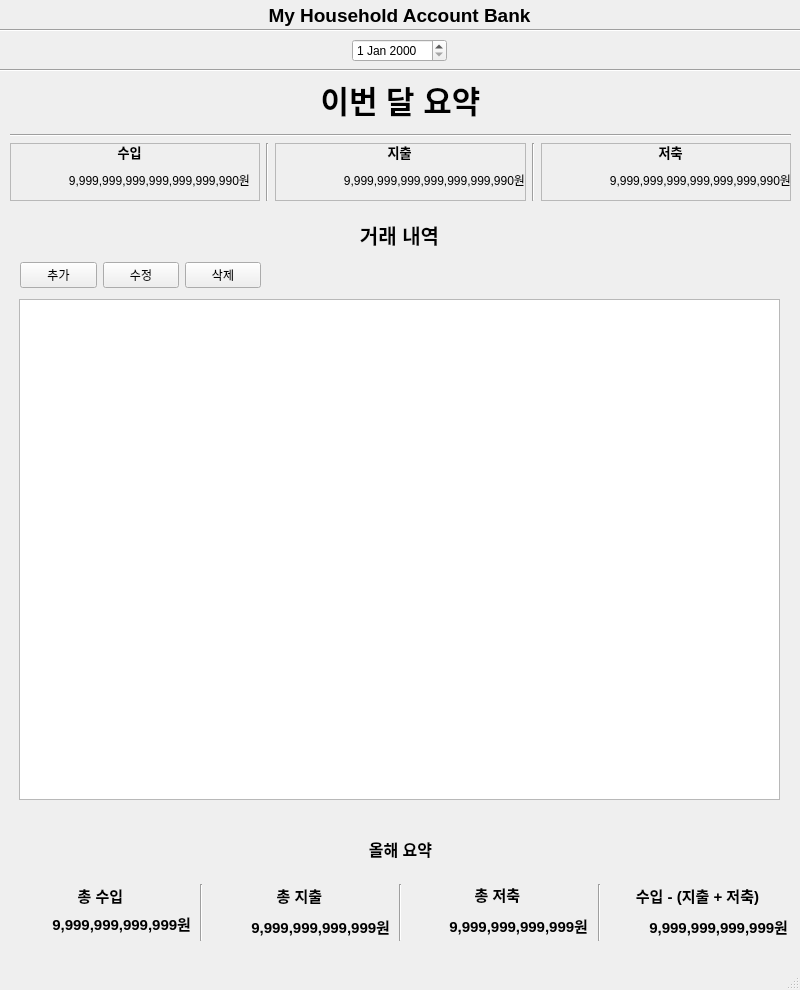
<?xml version="1.0" encoding="UTF-8"?>
<ui version="4.0">
 <class>MainWindow</class>
 <widget class="QMainWindow" name="MainWindow">
  <property name="geometry">
   <rect>
    <x>0</x>
    <y>0</y>
    <width>800</width>
    <height>990</height>
   </rect>
  </property>
  <property name="windowTitle">
   <string>MainWindow</string>
  </property>
  <widget class="QWidget" name="centralwidget">
   <widget class="QWidget" name="verticalLayoutWidget">
    <property name="geometry">
     <rect>
      <x>9</x>
      <y>0</y>
      <width>781</width>
      <height>31</height>
     </rect>
    </property>
    <layout class="QVBoxLayout" name="TitleLayout">
     <item>
      <widget class="QLabel" name="label">
       <property name="font">
        <font>
         <pointsize>14</pointsize>
         <bold>true</bold>
        </font>
       </property>
       <property name="text">
        <string>My Household Account Bank</string>
       </property>
       <property name="alignment">
        <set>Qt::AlignmentFlag::AlignCenter</set>
       </property>
      </widget>
     </item>
    </layout>
   </widget>
   <widget class="Line" name="line">
    <property name="geometry">
     <rect>
      <x>-20</x>
      <y>20</y>
      <width>851</width>
      <height>20</height>
     </rect>
    </property>
    <property name="orientation">
     <enum>Qt::Orientation::Horizontal</enum>
    </property>
   </widget>
   <widget class="Line" name="line_2">
    <property name="geometry">
     <rect>
      <x>-140</x>
      <y>60</y>
      <width>1051</width>
      <height>20</height>
     </rect>
    </property>
    <property name="orientation">
     <enum>Qt::Orientation::Horizontal</enum>
    </property>
   </widget>
   <widget class="QWidget" name="horizontalLayoutWidget">
    <property name="geometry">
     <rect>
      <x>9</x>
      <y>30</y>
      <width>781</width>
      <height>41</height>
     </rect>
    </property>
    <layout class="QHBoxLayout" name="horizontalLayout">
     <item>
      <spacer name="horizontalSpacer">
       <property name="orientation">
        <enum>Qt::Orientation::Horizontal</enum>
       </property>
       <property name="sizeHint" stdset="0">
        <size>
         <width>40</width>
         <height>20</height>
        </size>
       </property>
      </spacer>
     </item>
     <item>
      <widget class="QDateEdit" name="dateEdit"/>
     </item>
     <item>
      <spacer name="horizontalSpacer_2">
       <property name="orientation">
        <enum>Qt::Orientation::Horizontal</enum>
       </property>
       <property name="sizeHint" stdset="0">
        <size>
         <width>40</width>
         <height>20</height>
        </size>
       </property>
      </spacer>
     </item>
    </layout>
   </widget>
   <widget class="QWidget" name="gridLayoutWidget">
    <property name="geometry">
     <rect>
      <x>10</x>
      <y>70</y>
      <width>781</width>
      <height>131</height>
     </rect>
    </property>
    <layout class="QGridLayout" name="MonthlySummaryLayout">
     <item row="0" column="0">
      <layout class="QVBoxLayout" name="MonthlyTitle">
       <item>
        <widget class="QLabel" name="label_10">
         <property name="font">
          <font>
           <pointsize>23</pointsize>
           <italic>false</italic>
           <bold>true</bold>
          </font>
         </property>
         <property name="text">
          <string>이번 달 요약</string>
         </property>
         <property name="alignment">
          <set>Qt::AlignmentFlag::AlignCenter</set>
         </property>
        </widget>
       </item>
      </layout>
     </item>
     <item row="2" column="0">
      <layout class="QHBoxLayout" name="MonthlySummaryCardLayout">
       <item>
        <widget class="QFrame" name="FrameIncome">
         <property name="frameShape">
          <enum>QFrame::Shape::StyledPanel</enum>
         </property>
         <property name="frameShadow">
          <enum>QFrame::Shadow::Raised</enum>
         </property>
         <widget class="QWidget" name="verticalLayoutWidget_3">
          <property name="geometry">
           <rect>
            <x>-1</x>
            <y>-1</y>
            <width>241</width>
            <height>47</height>
           </rect>
          </property>
          <layout class="QVBoxLayout" name="verticalLayout_2">
           <item>
            <widget class="QLabel" name="label_2">
             <property name="font">
              <font>
               <pointsize>10</pointsize>
               <bold>true</bold>
              </font>
             </property>
             <property name="text">
              <string>수입</string>
             </property>
             <property name="alignment">
              <set>Qt::AlignmentFlag::AlignCenter</set>
             </property>
            </widget>
           </item>
           <item>
            <spacer name="verticalSpacer">
             <property name="orientation">
              <enum>Qt::Orientation::Vertical</enum>
             </property>
             <property name="sizeHint" stdset="0">
              <size>
               <width>20</width>
               <height>40</height>
              </size>
             </property>
            </spacer>
           </item>
           <item>
            <widget class="QLabel" name="LabelMonthlyIncome">
             <property name="text">
              <string>9,999,999,999,999,999,999,990원</string>
             </property>
             <property name="alignment">
              <set>Qt::AlignmentFlag::AlignRight|Qt::AlignmentFlag::AlignTrailing|Qt::AlignmentFlag::AlignVCenter</set>
             </property>
            </widget>
           </item>
          </layout>
         </widget>
        </widget>
       </item>
       <item>
        <widget class="Line" name="line_4">
         <property name="orientation">
          <enum>Qt::Orientation::Vertical</enum>
         </property>
        </widget>
       </item>
       <item>
        <widget class="QFrame" name="FrameExpense">
         <property name="frameShape">
          <enum>QFrame::Shape::StyledPanel</enum>
         </property>
         <property name="frameShadow">
          <enum>QFrame::Shadow::Raised</enum>
         </property>
         <widget class="QWidget" name="verticalLayoutWidget_4">
          <property name="geometry">
           <rect>
            <x>-1</x>
            <y>-1</y>
            <width>251</width>
            <height>47</height>
           </rect>
          </property>
          <layout class="QVBoxLayout" name="verticalLayout_3">
           <item>
            <widget class="QLabel" name="label_6">
             <property name="font">
              <font>
               <pointsize>10</pointsize>
               <bold>true</bold>
              </font>
             </property>
             <property name="text">
              <string>지출</string>
             </property>
             <property name="alignment">
              <set>Qt::AlignmentFlag::AlignCenter</set>
             </property>
            </widget>
           </item>
           <item>
            <spacer name="verticalSpacer_2">
             <property name="orientation">
              <enum>Qt::Orientation::Vertical</enum>
             </property>
             <property name="sizeHint" stdset="0">
              <size>
               <width>20</width>
               <height>40</height>
              </size>
             </property>
            </spacer>
           </item>
           <item>
            <widget class="QLabel" name="LabelMonthlyExpense">
             <property name="text">
              <string>9,999,999,999,999,999,999,990원</string>
             </property>
             <property name="alignment">
              <set>Qt::AlignmentFlag::AlignRight|Qt::AlignmentFlag::AlignTrailing|Qt::AlignmentFlag::AlignVCenter</set>
             </property>
            </widget>
           </item>
          </layout>
         </widget>
        </widget>
       </item>
       <item>
        <widget class="Line" name="line_5">
         <property name="orientation">
          <enum>Qt::Orientation::Vertical</enum>
         </property>
        </widget>
       </item>
       <item>
        <widget class="QFrame" name="FrameSaving">
         <property name="frameShape">
          <enum>QFrame::Shape::StyledPanel</enum>
         </property>
         <property name="frameShadow">
          <enum>QFrame::Shadow::Raised</enum>
         </property>
         <widget class="QWidget" name="verticalLayoutWidget_5">
          <property name="geometry">
           <rect>
            <x>9</x>
            <y>-1</y>
            <width>241</width>
            <height>47</height>
           </rect>
          </property>
          <layout class="QVBoxLayout" name="verticalLayout_4">
           <item>
            <widget class="QLabel" name="label_8">
             <property name="font">
              <font>
               <pointsize>10</pointsize>
               <bold>true</bold>
              </font>
             </property>
             <property name="text">
              <string>저축</string>
             </property>
             <property name="alignment">
              <set>Qt::AlignmentFlag::AlignCenter</set>
             </property>
            </widget>
           </item>
           <item>
            <spacer name="verticalSpacer_3">
             <property name="orientation">
              <enum>Qt::Orientation::Vertical</enum>
             </property>
             <property name="sizeHint" stdset="0">
              <size>
               <width>20</width>
               <height>40</height>
              </size>
             </property>
            </spacer>
           </item>
           <item>
            <widget class="QLabel" name="LabelMonthlySaving">
             <property name="text">
              <string>9,999,999,999,999,999,999,990원</string>
             </property>
             <property name="alignment">
              <set>Qt::AlignmentFlag::AlignRight|Qt::AlignmentFlag::AlignTrailing|Qt::AlignmentFlag::AlignVCenter</set>
             </property>
            </widget>
           </item>
          </layout>
         </widget>
        </widget>
       </item>
      </layout>
     </item>
     <item row="1" column="0">
      <widget class="Line" name="line_3">
       <property name="orientation">
        <enum>Qt::Orientation::Horizontal</enum>
       </property>
      </widget>
     </item>
    </layout>
   </widget>
   <widget class="QWidget" name="gridLayoutWidget_2">
    <property name="geometry">
     <rect>
      <x>10</x>
      <y>210</y>
      <width>781</width>
      <height>601</height>
     </rect>
    </property>
    <layout class="QGridLayout" name="DetailsLayout">
     <item row="0" column="0">
      <widget class="QWidget" name="widget_5" native="true">
       <widget class="QWidget" name="verticalLayoutWidget_11">
        <property name="geometry">
         <rect>
          <x>9</x>
          <y>9</y>
          <width>761</width>
          <height>31</height>
         </rect>
        </property>
        <layout class="QVBoxLayout" name="verticalLayout_9">
         <item>
          <widget class="QLabel" name="label_3">
           <property name="font">
            <font>
             <pointsize>15</pointsize>
             <bold>true</bold>
            </font>
           </property>
           <property name="text">
            <string>거래 내역</string>
           </property>
           <property name="alignment">
            <set>Qt::AlignmentFlag::AlignCenter</set>
           </property>
          </widget>
         </item>
        </layout>
       </widget>
       <widget class="QWidget" name="verticalLayoutWidget_13">
        <property name="geometry">
         <rect>
          <x>9</x>
          <y>89</y>
          <width>761</width>
          <height>501</height>
         </rect>
        </property>
        <layout class="QVBoxLayout" name="verticalLayout_11">
         <item>
          <widget class="QTableView" name="tableMonthlyDetails"/>
         </item>
        </layout>
       </widget>
       <widget class="QWidget" name="horizontalLayoutWidget_3">
        <property name="geometry">
         <rect>
          <x>10</x>
          <y>50</y>
          <width>241</width>
          <height>31</height>
         </rect>
        </property>
        <layout class="QHBoxLayout" name="horizontalLayout_4">
         <item>
          <widget class="QPushButton" name="ButtonDetailsInsert">
           <property name="text">
            <string>추가</string>
           </property>
          </widget>
         </item>
         <item>
          <widget class="QPushButton" name="ButtonDetailsUpdate">
           <property name="text">
            <string>수정</string>
           </property>
          </widget>
         </item>
         <item>
          <widget class="QPushButton" name="ButtonDetailsDelete">
           <property name="text">
            <string>삭제</string>
           </property>
          </widget>
         </item>
        </layout>
       </widget>
      </widget>
     </item>
    </layout>
   </widget>
   <widget class="QWidget" name="gridLayoutWidget_3">
    <property name="geometry">
     <rect>
      <x>10</x>
      <y>820</y>
      <width>781</width>
      <height>121</height>
     </rect>
    </property>
    <layout class="QGridLayout" name="YearlySummaryLayout">
     <item row="1" column="0">
      <layout class="QGridLayout" name="gridLayout_3">
       <item row="0" column="0">
        <layout class="QVBoxLayout" name="verticalLayout">
         <item>
          <widget class="QLabel" name="label_4">
           <property name="font">
            <font>
             <pointsize>12</pointsize>
             <bold>true</bold>
            </font>
           </property>
           <property name="text">
            <string>올해 요약</string>
           </property>
           <property name="alignment">
            <set>Qt::AlignmentFlag::AlignCenter</set>
           </property>
          </widget>
         </item>
        </layout>
       </item>
      </layout>
     </item>
     <item row="2" column="0">
      <layout class="QGridLayout" name="gridLayout_4">
       <item row="0" column="2">
        <widget class="QWidget" name="widget_2" native="true">
         <widget class="QWidget" name="verticalLayoutWidget_8">
          <property name="geometry">
           <rect>
            <x>0</x>
            <y>0</y>
            <width>181</width>
            <height>54</height>
           </rect>
          </property>
          <layout class="QVBoxLayout" name="verticalLayout_6">
           <item>
            <widget class="QLabel" name="label_9">
             <property name="font">
              <font>
               <pointsize>11</pointsize>
               <bold>true</bold>
              </font>
             </property>
             <property name="text">
              <string>총 지출</string>
             </property>
             <property name="alignment">
              <set>Qt::AlignmentFlag::AlignCenter</set>
             </property>
            </widget>
           </item>
           <item>
            <spacer name="verticalSpacer_5">
             <property name="orientation">
              <enum>Qt::Orientation::Vertical</enum>
             </property>
             <property name="sizeHint" stdset="0">
              <size>
               <width>20</width>
               <height>40</height>
              </size>
             </property>
            </spacer>
           </item>
           <item>
            <widget class="QLabel" name="LabelYearlyExpense">
             <property name="font">
              <font>
               <pointsize>11</pointsize>
               <bold>true</bold>
              </font>
             </property>
             <property name="text">
              <string>9,999,999,999,999원</string>
             </property>
             <property name="alignment">
              <set>Qt::AlignmentFlag::AlignRight|Qt::AlignmentFlag::AlignTrailing|Qt::AlignmentFlag::AlignVCenter</set>
             </property>
            </widget>
           </item>
          </layout>
         </widget>
        </widget>
       </item>
       <item row="0" column="1">
        <widget class="Line" name="line_6">
         <property name="orientation">
          <enum>Qt::Orientation::Vertical</enum>
         </property>
        </widget>
       </item>
       <item row="0" column="3">
        <widget class="Line" name="line_7">
         <property name="orientation">
          <enum>Qt::Orientation::Vertical</enum>
         </property>
        </widget>
       </item>
       <item row="0" column="0">
        <widget class="QWidget" name="widget" native="true">
         <widget class="QWidget" name="verticalLayoutWidget_7">
          <property name="geometry">
           <rect>
            <x>0</x>
            <y>0</y>
            <width>181</width>
            <height>51</height>
           </rect>
          </property>
          <layout class="QVBoxLayout" name="verticalLayout_5">
           <property name="spacing">
            <number>0</number>
           </property>
           <item>
            <widget class="QLabel" name="label_5">
             <property name="font">
              <font>
               <pointsize>11</pointsize>
               <bold>true</bold>
              </font>
             </property>
             <property name="text">
              <string>총 수입</string>
             </property>
             <property name="alignment">
              <set>Qt::AlignmentFlag::AlignCenter</set>
             </property>
            </widget>
           </item>
           <item>
            <spacer name="verticalSpacer_4">
             <property name="orientation">
              <enum>Qt::Orientation::Vertical</enum>
             </property>
             <property name="sizeHint" stdset="0">
              <size>
               <width>20</width>
               <height>40</height>
              </size>
             </property>
            </spacer>
           </item>
           <item>
            <widget class="QLabel" name="LabelYearlyIncome">
             <property name="font">
              <font>
               <pointsize>11</pointsize>
               <bold>true</bold>
              </font>
             </property>
             <property name="text">
              <string>9,999,999,999,999원</string>
             </property>
             <property name="alignment">
              <set>Qt::AlignmentFlag::AlignRight|Qt::AlignmentFlag::AlignTrailing|Qt::AlignmentFlag::AlignVCenter</set>
             </property>
            </widget>
           </item>
          </layout>
         </widget>
        </widget>
       </item>
       <item row="0" column="6">
        <widget class="QWidget" name="widget_4" native="true">
         <widget class="QWidget" name="verticalLayoutWidget_10">
          <property name="geometry">
           <rect>
            <x>0</x>
            <y>0</y>
            <width>181</width>
            <height>54</height>
           </rect>
          </property>
          <layout class="QVBoxLayout" name="verticalLayout_8">
           <item>
            <widget class="QLabel" name="label_14">
             <property name="font">
              <font>
               <pointsize>11</pointsize>
               <bold>true</bold>
              </font>
             </property>
             <property name="text">
              <string>수입 - (지출 + 저축)</string>
             </property>
             <property name="alignment">
              <set>Qt::AlignmentFlag::AlignCenter</set>
             </property>
            </widget>
           </item>
           <item>
            <spacer name="verticalSpacer_7">
             <property name="orientation">
              <enum>Qt::Orientation::Vertical</enum>
             </property>
             <property name="sizeHint" stdset="0">
              <size>
               <width>20</width>
               <height>40</height>
              </size>
             </property>
            </spacer>
           </item>
           <item>
            <widget class="QLabel" name="LabelYearlyResult">
             <property name="font">
              <font>
               <pointsize>11</pointsize>
               <bold>true</bold>
              </font>
             </property>
             <property name="text">
              <string>9,999,999,999,999원</string>
             </property>
             <property name="alignment">
              <set>Qt::AlignmentFlag::AlignRight|Qt::AlignmentFlag::AlignTrailing|Qt::AlignmentFlag::AlignVCenter</set>
             </property>
            </widget>
           </item>
          </layout>
         </widget>
        </widget>
       </item>
       <item row="0" column="4">
        <widget class="QWidget" name="widget_3" native="true">
         <widget class="QWidget" name="verticalLayoutWidget_9">
          <property name="geometry">
           <rect>
            <x>-1</x>
            <y>-1</y>
            <width>181</width>
            <height>54</height>
           </rect>
          </property>
          <layout class="QVBoxLayout" name="verticalLayout_7">
           <item>
            <widget class="QLabel" name="label_12">
             <property name="font">
              <font>
               <pointsize>11</pointsize>
               <bold>true</bold>
              </font>
             </property>
             <property name="text">
              <string>총 저축</string>
             </property>
             <property name="alignment">
              <set>Qt::AlignmentFlag::AlignCenter</set>
             </property>
            </widget>
           </item>
           <item>
            <spacer name="verticalSpacer_6">
             <property name="orientation">
              <enum>Qt::Orientation::Vertical</enum>
             </property>
             <property name="sizeHint" stdset="0">
              <size>
               <width>20</width>
               <height>40</height>
              </size>
             </property>
            </spacer>
           </item>
           <item>
            <widget class="QLabel" name="LabelYearlySaving">
             <property name="font">
              <font>
               <pointsize>11</pointsize>
               <bold>true</bold>
              </font>
             </property>
             <property name="text">
              <string>9,999,999,999,999원</string>
             </property>
             <property name="alignment">
              <set>Qt::AlignmentFlag::AlignRight|Qt::AlignmentFlag::AlignTrailing|Qt::AlignmentFlag::AlignVCenter</set>
             </property>
            </widget>
           </item>
          </layout>
         </widget>
        </widget>
       </item>
       <item row="0" column="5">
        <widget class="Line" name="line_8">
         <property name="orientation">
          <enum>Qt::Orientation::Vertical</enum>
         </property>
        </widget>
       </item>
      </layout>
     </item>
    </layout>
   </widget>
  </widget>
  <widget class="QMenuBar" name="menubar">
   <property name="geometry">
    <rect>
     <x>0</x>
     <y>0</y>
     <width>800</width>
     <height>22</height>
    </rect>
   </property>
  </widget>
  <widget class="QStatusBar" name="statusbar"/>
 </widget>
 <resources/>
 <connections/>
</ui>
